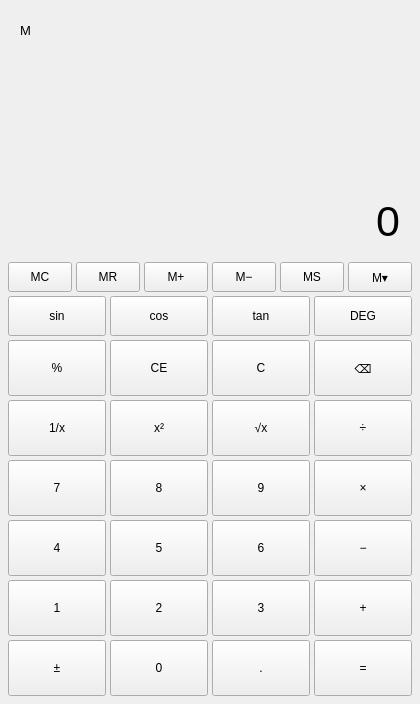
<?xml version="1.0" encoding="UTF-8"?>
<ui version="4.0">
 <class>Calculate</class>
 <widget class="QWidget" name="Calculate">
  <property name="geometry">
   <rect>
    <x>0</x>
    <y>0</y>
    <width>420</width>
    <height>704</height>
   </rect>
  </property>
  <property name="minimumSize">
   <size>
    <width>380</width>
    <height>664</height>
   </size>
  </property>
  <property name="windowTitle">
   <string>计算器</string>
  </property>
  <layout class="QVBoxLayout" name="mainLayout">
   <property name="spacing">
    <number>4</number>
   </property>
   <property name="leftMargin">
    <number>8</number>
   </property>
   <property name="topMargin">
    <number>8</number>
   </property>
   <property name="rightMargin">
    <number>8</number>
   </property>
   <property name="bottomMargin">
    <number>8</number>
   </property>
   <item>
    <widget class="QWidget" name="displayPanel" native="true">
     <property name="sizePolicy">
      <sizepolicy hsizetype="Preferred" vsizetype="Expanding">
       <horstretch>0</horstretch>
       <verstretch>1</verstretch>
      </sizepolicy>
     </property>
     <property name="minimumSize">
      <size>
       <width>0</width>
       <height>180</height>
      </size>
     </property>
     <layout class="QVBoxLayout" name="displayLayout">
      <property name="spacing">
       <number>4</number>
      </property>
      <property name="leftMargin">
       <number>12</number>
      </property>
      <property name="topMargin">
       <number>12</number>
      </property>
      <property name="rightMargin">
       <number>12</number>
      </property>
      <property name="bottomMargin">
       <number>12</number>
      </property>
      <item>
       <layout class="QHBoxLayout" name="displayInfoLayout">
        <item>
         <widget class="QLabel" name="labelMemory">
          <property name="font">
           <font>
            <pointsize>10</pointsize>
           </font>
          </property>
          <property name="text">
           <string>M</string>
          </property>
         </widget>
        </item>
        <item>
         <spacer name="displayInfoSpacer">
          <property name="orientation">
           <enum>Qt::Horizontal</enum>
          </property>
          <property name="sizeHint" stdset="0">
           <size>
            <width>40</width>
            <height>20</height>
           </size>
          </property>
         </spacer>
        </item>
        <item>
         <widget class="QLabel" name="labelExpression">
          <property name="font">
           <font>
            <pointsize>12</pointsize>
           </font>
          </property>
          <property name="text">
           <string/>
          </property>
          <property name="alignment">
           <set>Qt::AlignRight|Qt::AlignTrailing|Qt::AlignVCenter</set>
          </property>
         </widget>
        </item>
       </layout>
      </item>
      <item>
       <spacer name="displayVerticalSpacer">
        <property name="orientation">
         <enum>Qt::Vertical</enum>
        </property>
        <property name="sizeHint" stdset="0">
         <size>
          <width>20</width>
          <height>40</height>
         </size>
        </property>
       </spacer>
      </item>
      <item>
       <widget class="QLabel" name="labelDisplay">
        <property name="minimumSize">
         <size>
          <width>0</width>
          <height>70</height>
         </size>
        </property>
        <property name="font">
         <font>
          <pointsize>32</pointsize>
         </font>
        </property>
        <property name="text">
         <string>0</string>
        </property>
        <property name="alignment">
         <set>Qt::AlignRight|Qt::AlignTrailing|Qt::AlignBottom</set>
        </property>
       </widget>
      </item>
     </layout>
    </widget>
   </item>
   <item>
    <layout class="QHBoxLayout" name="memoryRowLayout">
     <property name="spacing">
      <number>4</number>
     </property>
     <item>
      <widget class="QPushButton" name="btnMC">
       <property name="minimumSize">
        <size>
         <width>56</width>
         <height>30</height>
        </size>
       </property>
       <property name="sizePolicy">
        <sizepolicy hsizetype="Expanding" vsizetype="Fixed">
         <horstretch>0</horstretch>
         <verstretch>0</verstretch>
        </sizepolicy>
       </property>
       <property name="text">
        <string>MC</string>
       </property>
      </widget>
     </item>
     <item>
      <widget class="QPushButton" name="btnMR">
       <property name="minimumSize">
        <size>
         <width>56</width>
         <height>30</height>
        </size>
       </property>
       <property name="sizePolicy">
        <sizepolicy hsizetype="Expanding" vsizetype="Fixed">
         <horstretch>0</horstretch>
         <verstretch>0</verstretch>
        </sizepolicy>
       </property>
       <property name="text">
        <string>MR</string>
       </property>
      </widget>
     </item>
     <item>
      <widget class="QPushButton" name="btnMAdd">
       <property name="minimumSize">
        <size>
         <width>56</width>
         <height>30</height>
        </size>
       </property>
       <property name="sizePolicy">
        <sizepolicy hsizetype="Expanding" vsizetype="Fixed">
         <horstretch>0</horstretch>
         <verstretch>0</verstretch>
        </sizepolicy>
       </property>
       <property name="text">
        <string>M+</string>
       </property>
      </widget>
     </item>
     <item>
      <widget class="QPushButton" name="btnMSub">
       <property name="minimumSize">
        <size>
         <width>56</width>
         <height>30</height>
        </size>
       </property>
       <property name="sizePolicy">
        <sizepolicy hsizetype="Expanding" vsizetype="Fixed">
         <horstretch>0</horstretch>
         <verstretch>0</verstretch>
        </sizepolicy>
       </property>
       <property name="text">
        <string>M−</string>
       </property>
      </widget>
     </item>
     <item>
      <widget class="QPushButton" name="btnMS">
       <property name="minimumSize">
        <size>
         <width>56</width>
         <height>30</height>
        </size>
       </property>
       <property name="sizePolicy">
        <sizepolicy hsizetype="Expanding" vsizetype="Fixed">
         <horstretch>0</horstretch>
         <verstretch>0</verstretch>
        </sizepolicy>
       </property>
       <property name="text">
        <string>MS</string>
       </property>
      </widget>
     </item>
     <item>
      <widget class="QPushButton" name="btnMList">
       <property name="minimumSize">
        <size>
         <width>56</width>
         <height>30</height>
        </size>
       </property>
       <property name="sizePolicy">
        <sizepolicy hsizetype="Expanding" vsizetype="Fixed">
         <horstretch>0</horstretch>
         <verstretch>0</verstretch>
        </sizepolicy>
       </property>
       <property name="toolTip">
        <string>查看计算历史（Ctrl+H）</string>
       </property>
        <property name="text">
         <string>M▾</string>
        </property>
      </widget>
     </item>
    </layout>
   </item>
   <item>
    <layout class="QHBoxLayout" name="trigRowLayout">
     <property name="spacing">
      <number>4</number>
     </property>
     <item>
      <widget class="QPushButton" name="btnSin">
       <property name="minimumSize">
        <size>
         <width>84</width>
         <height>40</height>
        </size>
       </property>
       <property name="sizePolicy">
        <sizepolicy hsizetype="Expanding" vsizetype="Fixed">
         <horstretch>0</horstretch>
         <verstretch>0</verstretch>
        </sizepolicy>
       </property>
       <property name="toolTip">
        <string>正弦 sin（快捷键 S）</string>
       </property>
       <property name="text">
        <string>sin</string>
       </property>
      </widget>
     </item>
     <item>
      <widget class="QPushButton" name="btnCos">
       <property name="minimumSize">
        <size>
         <width>84</width>
         <height>40</height>
        </size>
       </property>
       <property name="sizePolicy">
        <sizepolicy hsizetype="Expanding" vsizetype="Fixed">
         <horstretch>0</horstretch>
         <verstretch>0</verstretch>
        </sizepolicy>
       </property>
       <property name="toolTip">
        <string>余弦 cos（快捷键 C）</string>
       </property>
       <property name="text">
        <string>cos</string>
       </property>
      </widget>
     </item>
     <item>
      <widget class="QPushButton" name="btnTan">
       <property name="minimumSize">
        <size>
         <width>84</width>
         <height>40</height>
        </size>
       </property>
       <property name="sizePolicy">
        <sizepolicy hsizetype="Expanding" vsizetype="Fixed">
         <horstretch>0</horstretch>
         <verstretch>0</verstretch>
        </sizepolicy>
       </property>
       <property name="toolTip">
        <string>正切 tan（快捷键 T）</string>
       </property>
       <property name="text">
        <string>tan</string>
       </property>
      </widget>
     </item>
     <item>
      <widget class="QPushButton" name="btnAngleMode">
       <property name="minimumSize">
        <size>
         <width>84</width>
         <height>40</height>
        </size>
       </property>
       <property name="sizePolicy">
        <sizepolicy hsizetype="Expanding" vsizetype="Fixed">
         <horstretch>0</horstretch>
         <verstretch>0</verstretch>
        </sizepolicy>
       </property>
       <property name="toolTip">
        <string>切换角度制 / 弧度制（快捷键 D）</string>
       </property>
       <property name="text">
        <string>DEG</string>
       </property>
      </widget>
     </item>
    </layout>
   </item>
   <item>
    <layout class="QGridLayout" name="keypadLayout">
     <property name="horizontalSpacing">
      <number>4</number>
     </property>
     <property name="verticalSpacing">
      <number>4</number>
     </property>
     <item row="0" column="0">
      <widget class="QPushButton" name="btnPercent">
       <property name="minimumSize">
        <size>
         <width>84</width>
         <height>56</height>
        </size>
       </property>
       <property name="sizePolicy">
        <sizepolicy hsizetype="Expanding" vsizetype="Fixed">
         <horstretch>0</horstretch>
         <verstretch>0</verstretch>
        </sizepolicy>
       </property>
       <property name="text">
        <string>%</string>
       </property>
      </widget>
     </item>
     <item row="0" column="1">
      <widget class="QPushButton" name="btnClearEntry">
       <property name="minimumSize">
        <size>
         <width>84</width>
         <height>56</height>
        </size>
       </property>
       <property name="sizePolicy">
        <sizepolicy hsizetype="Expanding" vsizetype="Fixed">
         <horstretch>0</horstretch>
         <verstretch>0</verstretch>
        </sizepolicy>
       </property>
       <property name="text">
        <string>CE</string>
       </property>
      </widget>
     </item>
     <item row="0" column="2">
      <widget class="QPushButton" name="btnClear">
       <property name="minimumSize">
        <size>
         <width>84</width>
         <height>56</height>
        </size>
       </property>
       <property name="sizePolicy">
        <sizepolicy hsizetype="Expanding" vsizetype="Fixed">
         <horstretch>0</horstretch>
         <verstretch>0</verstretch>
        </sizepolicy>
       </property>
       <property name="text">
        <string>C</string>
       </property>
      </widget>
     </item>
     <item row="0" column="3">
      <widget class="QPushButton" name="btnBackspace">
       <property name="minimumSize">
        <size>
         <width>84</width>
         <height>56</height>
        </size>
       </property>
       <property name="sizePolicy">
        <sizepolicy hsizetype="Expanding" vsizetype="Fixed">
         <horstretch>0</horstretch>
         <verstretch>0</verstretch>
        </sizepolicy>
       </property>
       <property name="text">
        <string>⌫</string>
       </property>
      </widget>
     </item>
     <item row="1" column="0">
      <widget class="QPushButton" name="btnReciprocal">
       <property name="minimumSize">
        <size>
         <width>84</width>
         <height>56</height>
        </size>
       </property>
       <property name="sizePolicy">
        <sizepolicy hsizetype="Expanding" vsizetype="Fixed">
         <horstretch>0</horstretch>
         <verstretch>0</verstretch>
        </sizepolicy>
       </property>
       <property name="text">
        <string>1/x</string>
       </property>
      </widget>
     </item>
     <item row="1" column="1">
      <widget class="QPushButton" name="btnSquare">
       <property name="minimumSize">
        <size>
         <width>84</width>
         <height>56</height>
        </size>
       </property>
       <property name="sizePolicy">
        <sizepolicy hsizetype="Expanding" vsizetype="Fixed">
         <horstretch>0</horstretch>
         <verstretch>0</verstretch>
        </sizepolicy>
       </property>
       <property name="text">
        <string>x²</string>
       </property>
      </widget>
     </item>
     <item row="1" column="2">
      <widget class="QPushButton" name="btnSquareRoot">
       <property name="minimumSize">
        <size>
         <width>84</width>
         <height>56</height>
        </size>
       </property>
       <property name="sizePolicy">
        <sizepolicy hsizetype="Expanding" vsizetype="Fixed">
         <horstretch>0</horstretch>
         <verstretch>0</verstretch>
        </sizepolicy>
       </property>
       <property name="text">
        <string>√x</string>
       </property>
      </widget>
     </item>
     <item row="1" column="3">
      <widget class="QPushButton" name="btnDivide">
       <property name="minimumSize">
        <size>
         <width>84</width>
         <height>56</height>
        </size>
       </property>
       <property name="sizePolicy">
        <sizepolicy hsizetype="Expanding" vsizetype="Fixed">
         <horstretch>0</horstretch>
         <verstretch>0</verstretch>
        </sizepolicy>
       </property>
       <property name="text">
        <string>÷</string>
       </property>
      </widget>
     </item>
     <item row="2" column="0">
      <widget class="QPushButton" name="btn7">
       <property name="minimumSize">
        <size>
         <width>84</width>
         <height>56</height>
        </size>
       </property>
       <property name="sizePolicy">
        <sizepolicy hsizetype="Expanding" vsizetype="Fixed">
         <horstretch>0</horstretch>
         <verstretch>0</verstretch>
        </sizepolicy>
       </property>
       <property name="text">
        <string>7</string>
       </property>
      </widget>
     </item>
     <item row="2" column="1">
      <widget class="QPushButton" name="btn8">
       <property name="minimumSize">
        <size>
         <width>84</width>
         <height>56</height>
        </size>
       </property>
       <property name="sizePolicy">
        <sizepolicy hsizetype="Expanding" vsizetype="Fixed">
         <horstretch>0</horstretch>
         <verstretch>0</verstretch>
        </sizepolicy>
       </property>
       <property name="text">
        <string>8</string>
       </property>
      </widget>
     </item>
     <item row="2" column="2">
      <widget class="QPushButton" name="btn9">
       <property name="minimumSize">
        <size>
         <width>84</width>
         <height>56</height>
        </size>
       </property>
       <property name="sizePolicy">
        <sizepolicy hsizetype="Expanding" vsizetype="Fixed">
         <horstretch>0</horstretch>
         <verstretch>0</verstretch>
        </sizepolicy>
       </property>
       <property name="text">
        <string>9</string>
       </property>
      </widget>
     </item>
     <item row="2" column="3">
      <widget class="QPushButton" name="btnMultiply">
       <property name="minimumSize">
        <size>
         <width>84</width>
         <height>56</height>
        </size>
       </property>
       <property name="sizePolicy">
        <sizepolicy hsizetype="Expanding" vsizetype="Fixed">
         <horstretch>0</horstretch>
         <verstretch>0</verstretch>
        </sizepolicy>
       </property>
       <property name="text">
        <string>×</string>
       </property>
      </widget>
     </item>
     <item row="3" column="0">
      <widget class="QPushButton" name="btn4">
       <property name="minimumSize">
        <size>
         <width>84</width>
         <height>56</height>
        </size>
       </property>
       <property name="sizePolicy">
        <sizepolicy hsizetype="Expanding" vsizetype="Fixed">
         <horstretch>0</horstretch>
         <verstretch>0</verstretch>
        </sizepolicy>
       </property>
       <property name="text">
        <string>4</string>
       </property>
      </widget>
     </item>
     <item row="3" column="1">
      <widget class="QPushButton" name="btn5">
       <property name="minimumSize">
        <size>
         <width>84</width>
         <height>56</height>
        </size>
       </property>
       <property name="sizePolicy">
        <sizepolicy hsizetype="Expanding" vsizetype="Fixed">
         <horstretch>0</horstretch>
         <verstretch>0</verstretch>
        </sizepolicy>
       </property>
       <property name="text">
        <string>5</string>
       </property>
      </widget>
     </item>
     <item row="3" column="2">
      <widget class="QPushButton" name="btn6">
       <property name="minimumSize">
        <size>
         <width>84</width>
         <height>56</height>
        </size>
       </property>
       <property name="sizePolicy">
        <sizepolicy hsizetype="Expanding" vsizetype="Fixed">
         <horstretch>0</horstretch>
         <verstretch>0</verstretch>
        </sizepolicy>
       </property>
       <property name="text">
        <string>6</string>
       </property>
      </widget>
     </item>
     <item row="3" column="3">
      <widget class="QPushButton" name="btnSubtract">
       <property name="minimumSize">
        <size>
         <width>84</width>
         <height>56</height>
        </size>
       </property>
       <property name="sizePolicy">
        <sizepolicy hsizetype="Expanding" vsizetype="Fixed">
         <horstretch>0</horstretch>
         <verstretch>0</verstretch>
        </sizepolicy>
       </property>
       <property name="text">
        <string>−</string>
       </property>
      </widget>
     </item>
     <item row="4" column="0">
      <widget class="QPushButton" name="btn1">
       <property name="minimumSize">
        <size>
         <width>84</width>
         <height>56</height>
        </size>
       </property>
       <property name="sizePolicy">
        <sizepolicy hsizetype="Expanding" vsizetype="Fixed">
         <horstretch>0</horstretch>
         <verstretch>0</verstretch>
        </sizepolicy>
       </property>
       <property name="text">
        <string>1</string>
       </property>
      </widget>
     </item>
     <item row="4" column="1">
      <widget class="QPushButton" name="btn2">
       <property name="minimumSize">
        <size>
         <width>84</width>
         <height>56</height>
        </size>
       </property>
       <property name="sizePolicy">
        <sizepolicy hsizetype="Expanding" vsizetype="Fixed">
         <horstretch>0</horstretch>
         <verstretch>0</verstretch>
        </sizepolicy>
       </property>
       <property name="text">
        <string>2</string>
       </property>
      </widget>
     </item>
     <item row="4" column="2">
      <widget class="QPushButton" name="btn3">
       <property name="minimumSize">
        <size>
         <width>84</width>
         <height>56</height>
        </size>
       </property>
       <property name="sizePolicy">
        <sizepolicy hsizetype="Expanding" vsizetype="Fixed">
         <horstretch>0</horstretch>
         <verstretch>0</verstretch>
        </sizepolicy>
       </property>
       <property name="text">
        <string>3</string>
       </property>
      </widget>
     </item>
     <item row="4" column="3">
      <widget class="QPushButton" name="btnAdd">
       <property name="minimumSize">
        <size>
         <width>84</width>
         <height>56</height>
        </size>
       </property>
       <property name="sizePolicy">
        <sizepolicy hsizetype="Expanding" vsizetype="Fixed">
         <horstretch>0</horstretch>
         <verstretch>0</verstretch>
        </sizepolicy>
       </property>
       <property name="text">
        <string>+</string>
       </property>
      </widget>
     </item>
     <item row="5" column="0">
      <widget class="QPushButton" name="btnNegate">
       <property name="minimumSize">
        <size>
         <width>84</width>
         <height>56</height>
        </size>
       </property>
       <property name="sizePolicy">
        <sizepolicy hsizetype="Expanding" vsizetype="Fixed">
         <horstretch>0</horstretch>
         <verstretch>0</verstretch>
        </sizepolicy>
       </property>
       <property name="text">
        <string>±</string>
       </property>
      </widget>
     </item>
     <item row="5" column="1">
      <widget class="QPushButton" name="btn0">
       <property name="minimumSize">
        <size>
         <width>84</width>
         <height>56</height>
        </size>
       </property>
       <property name="sizePolicy">
        <sizepolicy hsizetype="Expanding" vsizetype="Fixed">
         <horstretch>0</horstretch>
         <verstretch>0</verstretch>
        </sizepolicy>
       </property>
       <property name="text">
        <string>0</string>
       </property>
      </widget>
     </item>
     <item row="5" column="2">
      <widget class="QPushButton" name="btnDecimalPoint">
       <property name="minimumSize">
        <size>
         <width>84</width>
         <height>56</height>
        </size>
       </property>
       <property name="sizePolicy">
        <sizepolicy hsizetype="Expanding" vsizetype="Fixed">
         <horstretch>0</horstretch>
         <verstretch>0</verstretch>
        </sizepolicy>
       </property>
       <property name="text">
        <string>.</string>
       </property>
      </widget>
     </item>
     <item row="5" column="3">
      <widget class="QPushButton" name="btnEquals">
       <property name="minimumSize">
        <size>
         <width>84</width>
         <height>56</height>
        </size>
       </property>
       <property name="sizePolicy">
        <sizepolicy hsizetype="Expanding" vsizetype="Fixed">
         <horstretch>0</horstretch>
         <verstretch>0</verstretch>
        </sizepolicy>
       </property>
       <property name="text">
        <string>=</string>
       </property>
      </widget>
     </item>
    </layout>
   </item>
  </layout>
 </widget>
 <resources/>
 <connections/>
</ui>
